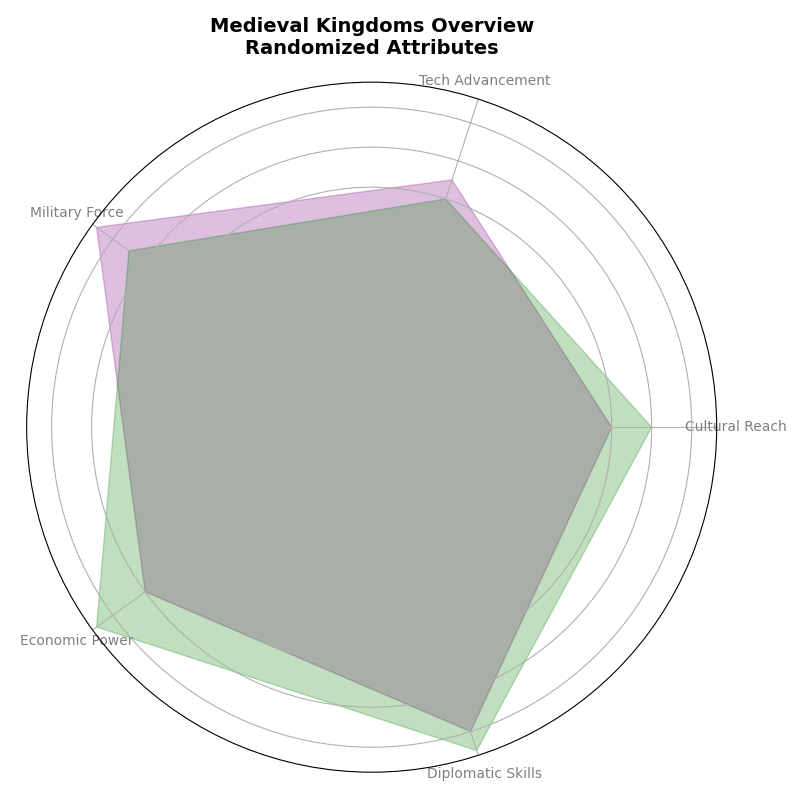

The script that drew this image:
import matplotlib.pyplot as plt
import numpy as np
from math import pi

attributes = ['Cultural Reach', 'Tech Advancement', 'Military Force', 
              'Economic Power', 'Diplomatic Skills']

eldoria_stats = [60, 65, 85, 70, 80]
lunaria_stats = [70, 60, 75, 85, 85]

data = [eldoria_stats, lunaria_stats]
colors = ['purple', 'green']

num_vars = len(attributes)
angles = np.linspace(0, 2 * np.pi, num_vars, endpoint=False).tolist()
angles += angles[:1]

def create_radar_chart(ax, data, color):
    data += data[:1]
    ax.fill(angles, data, color=color, alpha=0.25)

fig, ax = plt.subplots(figsize=(8, 8), subplot_kw=dict(polar=True))

for i in range(len(data)):
    create_radar_chart(ax, data[i], colors[i])

ax.set_yticklabels([])
ax.set_xticks(angles[:-1])
ax.set_xticklabels(attributes, fontsize=10, color='gray')

plt.title('Medieval Kingdoms Overview\nRandomized Attributes', size=14, weight='bold', pad=20)

plt.tight_layout()
plt.show()
